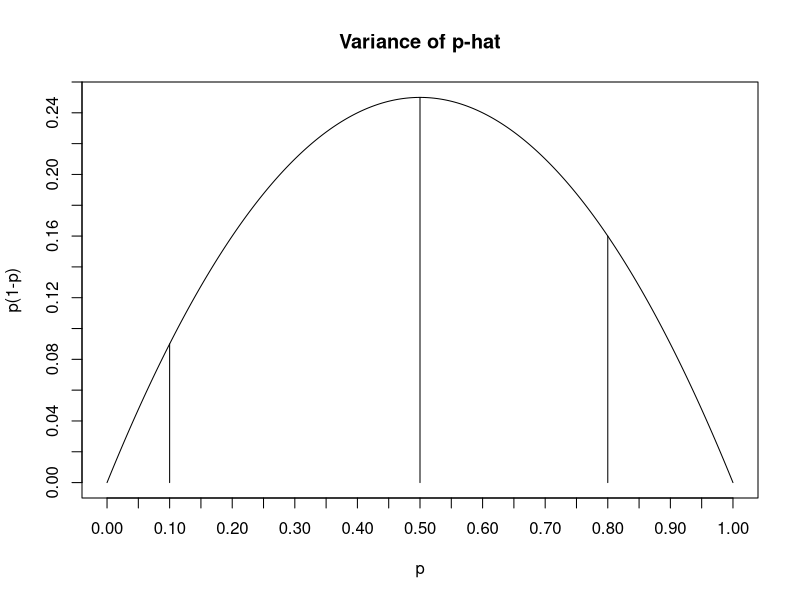

This chart was generated by the following R code:
#
# R CODE FOR Var(p)
# ----------------------------------------------------------------------------
 x0=c(.5,.5)
 y0=c(0,.25)
 x1=c(.8,.8)
 y1=c(0,.16)
 x2=c(.1,.1)
 y2=c(0,.09)

 p=seq(0,1,.001)
 varp = p*(1-p)

#postscript("u:/meth1/psfiles/varpplot.ps")

 plot(p,varp,type="l",main="Variance of p-hat",ylab="p(1-p)",xlab="p",cex=.9,
 lab=c(16,11,5))
 lines(x1,y1)
 lines(x2,y2)
 lines(x0,y0)


#graphics.off()
